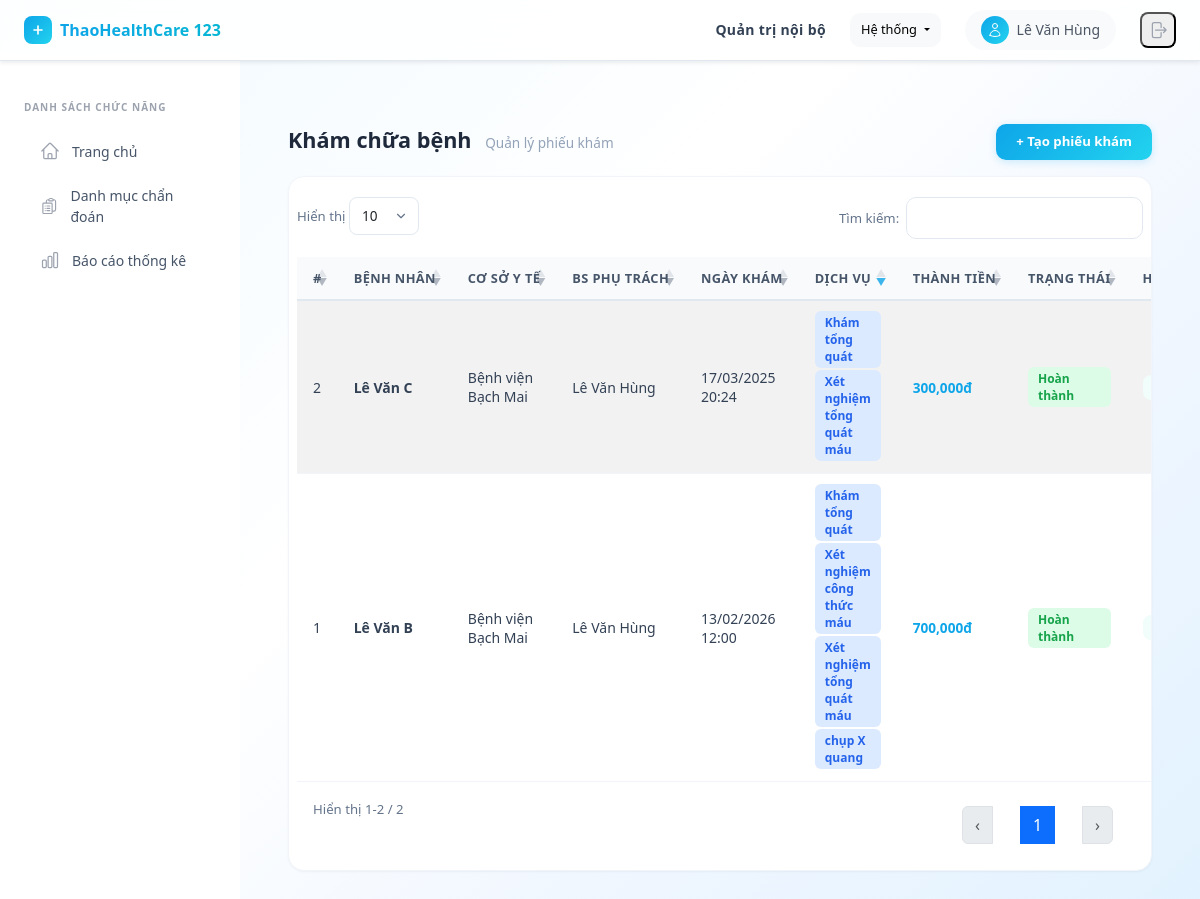
The page /examinations/ (signed in) on the database its author committed.
### api/models.py (models this page shows, shortened)
class User(AbstractUser):
    code = models.CharField(max_length=50, unique=True)
    facility = models.ForeignKey(MedicalFacility, on_delete=models.CASCADE, related_name="users", null=True, blank=True)
    name = models.CharField(max_length=255)
    role = models.ForeignKey(Role, on_delete=models.SET_NULL, null=True, blank=True, related_name='users')
    patient = models.OneToOneField('Patient', on_delete=models.SET_NULL, null=True, blank=True, related_name='user')
    created_at = models.DateTimeField(auto_now_add=True)
    updated_at = models.DateTimeField(auto_now=True)
    @property
    def role_code(self):
        return self.role.code if self.role else None
    def has_perm_code(self, perm_code):
        if self.role:
            return self.role.permissions.filter(code=perm_code).exists()
        return False

class MedicalExamination(models.Model):
    STATUS_CHOICES = [
        ('awaiting_payment', 'Chờ thanh toán'),
        ('pending', 'Chờ khám'),
        ('in_progress', 'Đang khám'),
        ('completed', 'Hoàn thành'),
        ('cancelled', 'Đã hủy'),
    ]
    patient = models.ForeignKey('Patient', on_delete=models.CASCADE, related_name='examinations')
    facility = models.ForeignKey('MedicalFacility', on_delete=models.CASCADE, related_name='examinations')
    doctor = models.ForeignKey('User', on_delete=models.SET_NULL, null=True, blank=True, related_name='examinations')
    examination_date = models.DateTimeField()
    status = models.CharField(max_length=20, choices=STATUS_CHOICES, default='awaiting_payment')
    overall_result = models.TextField(blank=True, null=True)
    notes = models.TextField(blank=True, null=True)
    created_at = models.DateTimeField(auto_now_add=True)
    updated_at = models.DateTimeField(auto_now=True)

class Patient(models.Model):
    IDENTIFIER_CHOICES = [
        ('insurance', 'Số BHYT'),
        ('national_id', 'CMND/CCCD'),
        ('phone', 'Số điện thoại'),
    ]
    identifier_type = models.CharField(max_length=20, choices=IDENTIFIER_CHOICES)
    identifier = models.CharField(max_length=100, unique=True)
    name = models.CharField(max_length=255)
    contact_info = models.TextField(blank=True, null=True)
    gender = models.CharField(max_length=10, choices=[('male', 'Male'), ('female', 'Female'), ('other', 'Other')])
    created_by_facility = models.ForeignKey(MedicalFacility, on_delete=models.SET_NULL, null=True, related_name="patients")
    activity_history = models.JSONField(default=list, blank=True)

class MedicalFacility(models.Model):
    STATUS_CHOICES = [
        ('active', 'Đang hoạt động'),
        ('paused', 'Tạm dừng'),
        ('holiday', 'Nghỉ lễ'),
        ('maintenance', 'Bảo trì'),
        ('closed', 'Ngừng hoạt động'),
    ]
    code = models.CharField(max_length=50, unique=True)
    name = models.CharField(max_length=255)
    address = models.TextField()
    status = models.CharField(max_length=20, choices=STATUS_CHOICES, default='active')
    services = models.ManyToManyField(Service, blank=True, related_name='facilities')

class ExaminationService(models.Model):
    STATUS_CHOICES = [
        ('pending', 'Chờ thực hiện'),
        ('in_progress', 'Đang thực hiện'),
        ('completed', 'Hoàn thành'),
    ]
    examination = models.ForeignKey(MedicalExamination, on_delete=models.CASCADE, related_name='examination_services')
    service = models.ForeignKey('Service', on_delete=models.CASCADE, related_name='examination_services')
    assigned_doctor = models.ForeignKey('User', on_delete=models.SET_NULL, null=True, blank=True, related_name='assigned_examination_services')
    service_time = models.DateTimeField(null=True, blank=True)
    room = models.CharField(max_length=50, blank=True, null=True)
    price = models.DecimalField(max_digits=12, decimal_places=0, default=0)
    result = models.TextField(blank=True, null=True)
    status = models.CharField(max_length=20, choices=STATUS_CHOICES, default='pending')
    notes = models.TextField(blank=True, null=True)

class Service(models.Model):
    SERVICE_TYPE_CHOICES = [
        ('kham_benh', 'Khám bệnh'),
        ('xet_nghiem', 'Xét nghiệm'),
        ('chan_doan_hinh_anh', 'Chẩn đoán hình ảnh'),
        ('phau_thuat', 'Phẫu thuật'),
        ('noi_khoa', 'Nội khoa'),
        ('ngoai_khoa', 'Ngoại khoa'),
        ('san_phu_khoa', 'Sản phụ khoa'),
        ('nhi_khoa', 'Nhi khoa'),
        ('rang_ham_mat', 'Răng hàm mặt'),
        ('mat', 'Mắt'),
        ('tai_mui_hong', 'Tai mũi họng'),
        ('phuc_hoi_chuc_nang', 'Phục hồi chức năng'),
        ('khac', 'Khác'),
    ]
    code = models.CharField(max_length=50, unique=True)
    name = models.CharField(max_length=255)
    service_type = models.CharField(max_length=50, choices=SERVICE_TYPE_CHOICES, default='khac')
    price = models.DecimalField(max_digits=12, decimal_places=0, default=0)
    description = models.TextField(blank=True, null=True)

### api/views.py (the view)
# urls.py: path('examinations/', examination_list, name='examination_list'),
@permission_required('examination.view')
def examination_list(request):
    examinations = MedicalExamination.objects.select_related(
        'patient', 'facility', 'doctor'
    ).prefetch_related('examination_services__service').annotate(
        total_price=Sum('examination_services__price')
    ).order_by('-examination_date')
    patients = Patient.objects.all()
    facilities = MedicalFacility.objects.prefetch_related('services').filter(status='active')
    doctors = User.objects.filter(role__code='doctor')
    return render(request, 'examination_list.html', {
        'examinations': examinations,
        'patients': patients,
        'facilities': facilities,
        'doctors': doctors,
        'status_choices': MedicalExamination.STATUS_CHOICES,
        'tab': 'examinations',
    })

### api/templates/examination_list.html (shortened to what this page needs)
{% extends "base.html" %}
{% load humanize %}
{% block content %}
<div class="table-toolbar">
    <h3 class="page-title">Khám chữa bệnh <small>Quản lý phiếu khám</small></h3>
    <button class="btn-add" data-bs-toggle="modal" data-bs-target="#examModal" onclick="openCreateExam()">+ Tạo phiếu khám</button>
</div>
<div class="table-card">
    <table id="examTable" class="table table-striped" style="width:100%">
        <thead>
            <tr>
                <th>#</th>
                <th>Bệnh nhân</th>
                <th>Cơ sở y tế</th>
                <th>BS phụ trách</th>
                <th>Ngày khám</th>
                <th>Dịch vụ</th>
                <th>Thành tiền</th>
                <th>Trạng thái</th>
                <th>Hành động</th>
            </tr>
        </thead>
        <tbody>
            {% for exam in examinations %}
            <tr>
                <td>{{ forloop.counter }}</td>
                <td><strong>{{ exam.patient.name }}</strong></td>
                <td>{{ exam.facility.name }}</td>
                <td>{{ exam.doctor.name|default:"—" }}</td>
                <td>{{ exam.examination_date|date:"d/m/Y H:i" }}</td>
                <td>
                    {% for es in exam.examination_services.all %}
                        <span class="badge-role badge-role-doctor" style="margin-bottom:2px;">{{ es.service.name }}</span>
                    {% empty %}
                        <span style="color:#94a3b8; font-size:0.8rem;">—</span>
                    {% endfor %}
                </td>
                <td>
                    {% if exam.total_price %}
                        <a href="javascript:void(0)" onclick="showPriceDetail({{ exam.id }})" style="color:#0ea5e9; font-weight:600; font-size:0.85rem; text-decoration:none;">
                            {{ exam.total_price|floatformat:0|intcomma }}đ
                        </a>
                    {% else %}
                        <span style="color:#94a3b8; font-size:0.8rem;">0đ</span>
                    {% endif %}
                </td>
                <td>
                    {% if exam.status == 'awaiting_payment' %}
                        <span class="badge-role" style="background:#f3e8ff; color:#9333ea;">Chờ thanh toán</span>
                    {% elif exam.status == 'pending' %}
                        <span class="badge-role" style="background:#fef3c7; color:#d97706;">Chờ khám</span>
                    {% elif exam.status == 'in_progress' %}
                        <span class="badge-role" style="background:#dbeafe; color:#2563eb;">Đang khám</span>
                    {% elif exam.status == 'completed' %}
                        <span class="badge-role" style="background:#dcfce7; color:#16a34a;">Hoàn thành</span>
                    {% elif exam.status == 'cancelled' %}
                        <span class="badge-role" style="background:#fee2e2; color:#dc2626;">Đã hủy</span>
                    {% endif %}
                </td>
                <td style="white-space:nowrap;">
                    {% if exam.status != 'awaiting_payment' and exam.status != 'cancelled' %}
                        <a href="/examinations/{{ exam.id }}/" class="btn-action btn-action-info">Kết quả khám</a>
                    {% endif %}
                </td>
            </tr>
            {% endfor %}
        </tbody>
    </table>
</div>
<link rel="stylesheet" href="https://cdn.datatables.net/1.13.6/css/dataTables.bootstrap5.min.css">
{% endblock %}

### api/templates/base.html (shortened to what this page needs)
﻿<!DOCTYPE html>
<html lang="vi">
<head>
    <script src="https://cdn.tailwindcss.com"></script>
    <link rel="stylesheet" href="https://cdn.jsdelivr.net/npm/bootstrap@5.3.0/dist/css/bootstrap.min.css">
</head>
<body class="min-h-screen" style="margin:0; background: linear-gradient(135deg, #f0f9ff 0%, #ffffff 40%, #eff6ff 70%, #e0f2fe 100%); background-attachment: fixed;">
    <nav class="top-navbar fixed top-0 left-0 right-0 z-50 flex items-center justify-between px-6 py-2.5 shadow-sm">
        <div class="flex items-center gap-3">
            <a href="{% url 'dashboard' %}" class="flex items-center gap-2" style="text-decoration:none;">
                <div class="bg-gradient-to-br from-primary to-cyan-400 rounded-lg p-1.5">
                    <svg class="w-4 h-4 text-white" fill="none" viewBox="0 0 24 24" stroke="currentColor">
                        <path stroke-linecap="round" stroke-linejoin="round" stroke-width="2.5" d="M12 6v6m0 0v6m0-6h6m-6 0H6"/>
                    </svg>
                </div>
                <span class="text-base font-bold bg-gradient-to-r from-primary to-cyan-500 bg-clip-text" style="color:transparent; -webkit-background-clip:text;">ThaoHealthCare 123</span>
            </a>
        </div>
        <div class="flex items-center gap-4">
            <span class="hidden sm:block text-sm font-semibold text-slate-700 tracking-wide">Quản trị nội bộ</span>
            {% if user.is_authenticated %}
            <div class="dropdown">
                <button class="btn btn-light dropdown-toggle" type="button" data-bs-toggle="dropdown" aria-expanded="false" style="border-radius:10px; font-size:0.8rem; padding:6px 10px;">
                    Hệ thống
                </button>
            </div>
            {% endif %}
            <div class="flex items-center gap-2 bg-gray-50 rounded-full px-3 py-1.5">
                <div class="w-7 h-7 rounded-full bg-gradient-to-br from-primary to-cyan-400 flex items-center justify-center">
                    <svg class="w-4 h-4 text-white" fill="none" viewBox="0 0 24 24" stroke="currentColor">
                        <path stroke-linecap="round" stroke-linejoin="round" stroke-width="1.5" d="M15.75 6a3.75 3.75 0 11-7.5 0 3.75 3.75 0 017.5 0zM4.501 20.118a7.5 7.5 0 0114.998 0A17.933 17.933 0 0112 21.75c-2.676 0-5.216-.584-7.499-1.632z"/>
                    </svg>
                </div>
                <span class="text-sm font-medium text-gray-600">{{ user.name|default:user.username }}</span>
            </div>
            <form action="{% url 'logout' %}" method="post" class="m-0">
                <button type="submit" class="p-1.5 rounded-lg hover:bg-red-50 text-gray-400 hover:text-red-500 transition" title="Đăng xuất">
                    <svg class="w-5 h-5" fill="none" viewBox="0 0 24 24" stroke="currentColor">
                        <path stroke-linecap="round" stroke-linejoin="round" stroke-width="1.5" d="M15.75 9V5.25A2.25 2.25 0 0013.5 3h-6a2.25 2.25 0 00-2.25 2.25v13.5A2.25 2.25 0 007.5 21h6a2.25 2.25 0 002.25-2.25V15m3 0l3-3m0 0l-3-3m3 3H9"/>
                    </svg>
                </button>
            </form>
        </div>
    </nav>
    <aside id="sidebar" class="sidebar fixed top-[52px] left-0 bottom-0 w-60 bg-white border-r border-gray-100 z-40 transform -translate-x-full lg:translate-x-0 transition-transform duration-200 overflow-y-auto">
        <div class="px-4 pt-5 pb-3">
            <p class="text-[10px] font-semibold text-gray-400 uppercase tracking-widest mb-3">Danh sách chức năng</p>
            <nav class="flex flex-col gap-1">
                {% if user.is_authenticated and user.role_code == "doctor" %}
                <a href="{% url 'dashboard' %}" class="nav-item-link {% if tab == 'home' %}active{% endif %}">
                    Trang chủ
                </a>
                <a href="{% url 'diagnosis_list' %}" class="nav-item-link {% if tab == 'diagnosis' %}active{% endif %}">
                    Danh mục chẩn đoán
                </a>
                <a href="{% url 'diagnosis_report' %}" class="nav-item-link {% if tab == 'diagnosis_report' %}active{% endif %}">
                    Báo cáo thống kê
                </a>
                {% endif %}
            </nav>
        </div>
    </aside>
    <main class="lg:ml-60 pt-[52px] min-h-screen">
        <div class="p-5">
            {% block content %}{% endblock %}
        </div>
    </main>
</body>
</html>

### api/templates/base.html (style rules this page uses)
.sidebar { font-family: system-ui, -apple-system, sans-serif; }
.sidebar * { box-sizing: border-box; }
.sidebar a, .sidebar button { text-decoration: none; }
.nav-item-link { display: flex; align-items: center; gap: 0.75rem; padding: 0.6rem 1rem; border-radius: 0.75rem; color: #475569; font-size: 0.875rem; font-weight: 500; transition: all 0.15s; }
.top-navbar { background: rgba(255,255,255,0.85); backdrop-filter: blur(12px); border-bottom: 1px solid #e2e8f0; }
.table-card { background: #fff; border-radius: 16px; box-shadow: 0 1px 3px rgba(0,0,0,0.04), 0 1px 2px rgba(0,0,0,0.02); border: 1px solid #f1f5f9; overflow: hidden; padding: 8px; }
.table-card .table { margin-bottom: 0; }
.table-card thead th, table.dataTable thead th { background: #f8fafc !important; border-bottom: 2px solid #e2e8f0 !important; color: #475569 !important; font-weight: 600 !important; font-size: 0.8rem !important; text-transform: uppercase; letter-spacing: 0.03em; padding: 12px 16px !important; white-space: nowrap; }
.table-card tbody td, table.dataTable tbody td { padding: 10px 16px !important; font-size: 0.875rem; color: #334155; border-bottom: 1px solid #f1f5f9 !important; vertical-align: middle; }
.table-striped > tbody > tr:nth-of-type(odd) > * { --bs-table-bg-type: transparent !important; }
table.dataTable thead .sorting::after, table.dataTable thead .sorting_asc::after, table.dataTable thead .sorting_desc::after { opacity: 0.4 !important; }
table.dataTable thead .sorting_asc::after, table.dataTable thead .sorting_desc::after { opacity: 0.8 !important; color: #0ea5e9 !important; }
.btn-action { padding: 4px 12px; font-size: 0.75rem; font-weight: 500; border-radius: 8px; border: none; cursor: pointer; transition: all 0.15s; }
.btn-action-info { background: #f0fdfa; color: #14b8a6; }
.page-title { font-size: 1.35rem; font-weight: 700; color: #1e293b; margin-bottom: 0.25rem; }
.page-title small { font-size: 0.85rem; font-weight: 400; color: #94a3b8; margin-left: 8px; }
.table-toolbar { display: flex; align-items: center; justify-content: space-between; flex-wrap: wrap; gap: 10px; margin-bottom: 16px; }
.btn-add { background: linear-gradient(135deg, #0ea5e9, #22d3ee); color: #fff; font-size: 0.825rem; font-weight: 600; padding: 8px 20px; border-radius: 10px; border: none; cursor: pointer; box-shadow: 0 2px 8px rgba(14,165,233,0.2); transition: all 0.15s; }
.badge-role { display: inline-block; padding: 3px 10px; border-radius: 6px; font-size: 0.75rem; font-weight: 600; }
.badge-role-doctor { background: #dbeafe; color: #2563eb; }

### rows shown on the page
User: name "Lê Văn Hùng"
MedicalExamination: patient.name "Lê Văn B", facility.name "Bệnh viện Bạch Mai", doctor.name "Lê Văn Hùng", examination_date "13/02/2026 12:00", total_price "700,000", status "Hoàn thành"
ExaminationService: service.name "Khám tổng quát"
ExaminationService: service.name "Xét nghiệm công thức máu"
ExaminationService: service.name "Xét nghiệm tổng quát máu"
ExaminationService: service.name "chụp X quang"
MedicalExamination: patient.name "Lê Văn C", facility.name "Bệnh viện Bạch Mai", doctor.name "Lê Văn Hùng", examination_date "17/03/2025 20:24", total_price "300,000", status "Hoàn thành"
ExaminationService: service.name "Khám tổng quát"
ExaminationService: service.name "Xét nghiệm tổng quát máu"
